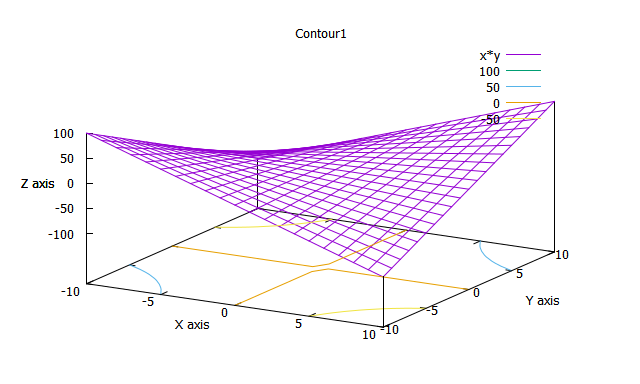

Source code (gnuplot):
set samples 20
set isosamples 21
set xlabel "X axis" 
set ylabel "Y axis" 
set zlabel "Z axis"
set title "Contour1"
set contour
splot x*y
